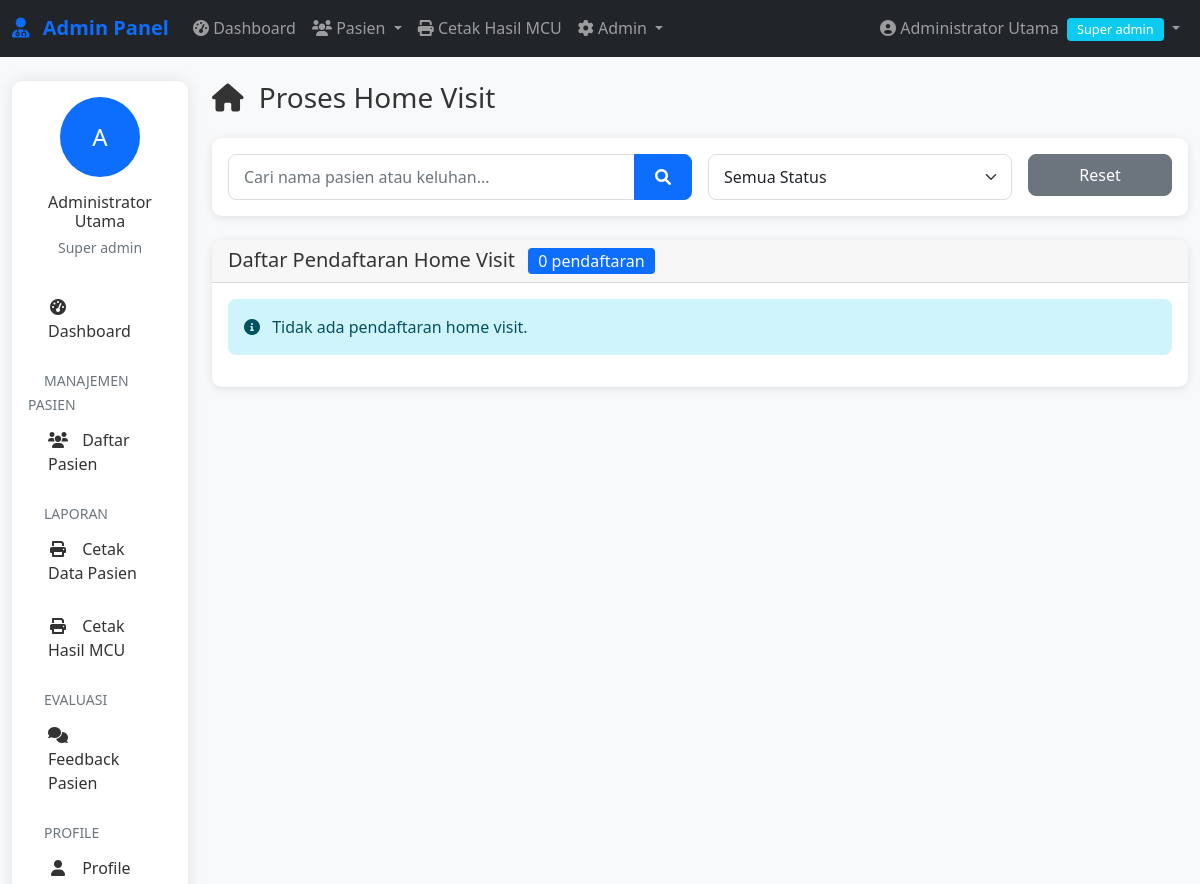
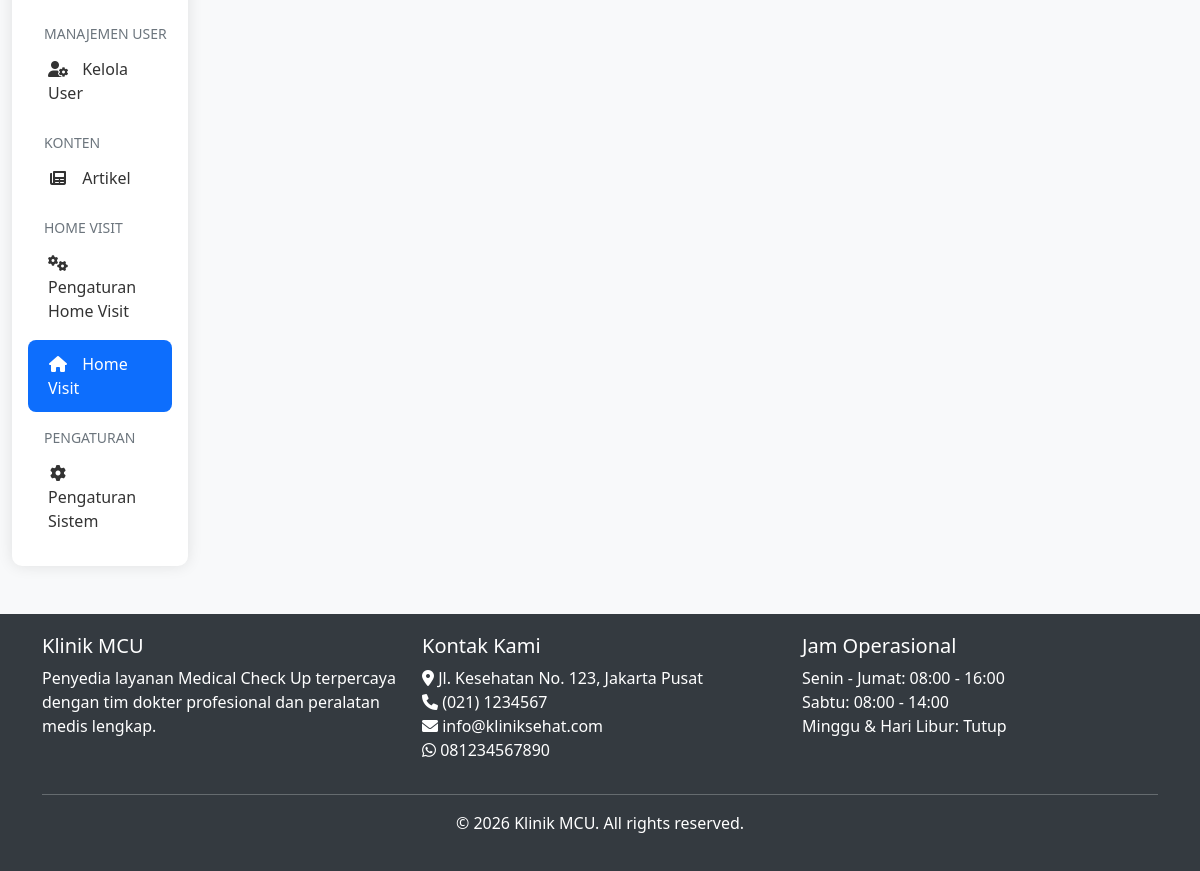
/admin/home-visit/process.php (signed in), run on an earlier commit of the app's database (2 pictures, top to bottom).
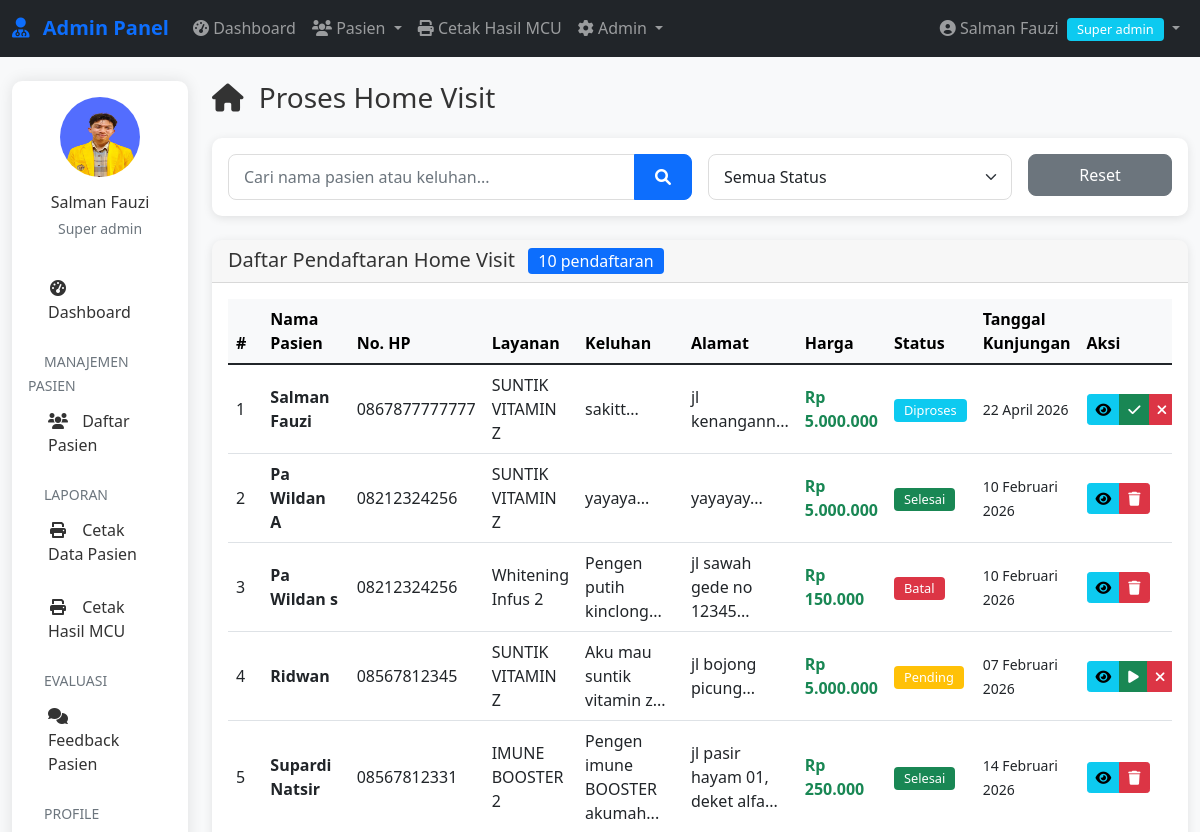
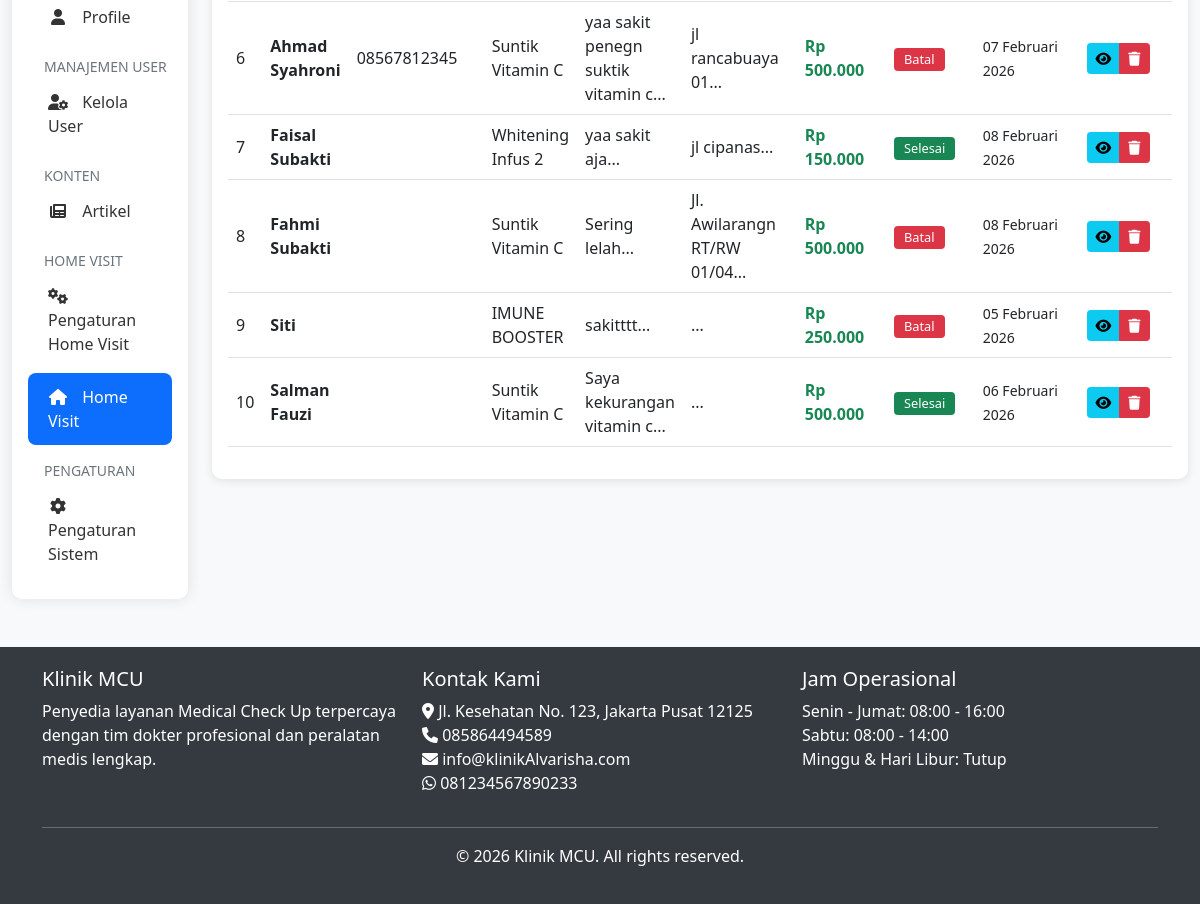
And on a later commit of the database (2 pictures, top to bottom).
### tables this page shows
CREATE TABLE `pengaturan` (
  `id` int(11) NOT NULL,
  `nama_klinik` varchar(100) DEFAULT NULL,
  `alamat` text DEFAULT NULL,
  `telepon` varchar(20) DEFAULT NULL,
  `email` varchar(100) DEFAULT NULL,
  `whatsapp` varchar(20) DEFAULT NULL,
  `logo` varchar(255) DEFAULT NULL,
  `tentang` text DEFAULT NULL,
  `created_at` timestamp NOT NULL DEFAULT current_timestamp(),
  `hero_image` varchar(255) DEFAULT NULL
);

CREATE TABLE `home_visit` (
  `id_visit` int(11) NOT NULL,
  `nama_pasien` varchar(100) NOT NULL,
  `keluhan` text NOT NULL,
  `no_hp` text NOT NULL,
  `alamat_visit` text NOT NULL,
  `id_setting` int(11) NOT NULL,
  `harga` decimal(12,2) NOT NULL,
  `status` enum('pending','diproses','selesai','batal') DEFAULT 'pending',
  `tanggal_kunjungan` date DEFAULT NULL,
  `created_at` timestamp NOT NULL DEFAULT current_timestamp()
);

CREATE TABLE `home_visit_setting` (
  `id_setting` int(11) NOT NULL,
  `judul_layanan` varchar(100) NOT NULL,
  `deskripsi` text DEFAULT NULL,
  `harga` decimal(12,2) NOT NULL,
  `gambar` varchar(255) NOT NULL,
  `status` enum('aktif','nonaktif') DEFAULT 'aktif',
  `created_at` timestamp NOT NULL DEFAULT current_timestamp(),
  `updated_at` timestamp NOT NULL DEFAULT current_timestamp() ON UPDATE current_timestamp()
);

### includes/functions.php (called while the page is built, shortened)
<?php
require_once __DIR__ . '/../config/database.php';
function formatDateIndo($date, $with_time = false)
{
    $months = array(
        1 => 'Januari',
        'Februari',
        'Maret',
        'April',
        'Mei',
        'Juni',
        'Juli',
        'Agustus',
        'September',
        'Oktober',
        'November',
        'Desember'
    );
    $timestamp = strtotime($date);
    $day = date('d', $timestamp);
    $month = $months[date('n', $timestamp)];
    $year = date('Y', $timestamp);
    $formatted = $day . ' ' . $month . ' ' . $year;
    return $formatted;
}
function getSetting($key)
{
    global $conn;
    $query = "SELECT $key FROM pengaturan LIMIT 1";
    $result = mysqli_query($conn, $query);
    $row = mysqli_fetch_assoc($result);
    return $row[$key] ?? '';
}

### admin/home-visit/process.php (the view, shortened to what the changed rows need)
<?php
require_once __DIR__ . '/../../includes/auth.php';
require_once __DIR__ . '/../../includes/functions.php';
$where = "1=1";
$limit = 15;
$page = isset($_GET['page']) ? (int)$_GET['page'] : 1;
$offset = ($page - 1) * $limit;
$total_query = "SELECT COUNT(*) as total FROM home_visit hv WHERE $where";
$total_result = mysqli_query($conn, $total_query);
$total_row = mysqli_fetch_assoc($total_result);
$total_records = $total_row['total'];
$query = "SELECT hv.*, hvs.judul_layanan, hvs.harga as harga_setting
          FROM home_visit hv
          LEFT JOIN home_visit_setting hvs ON hv.id_setting = hvs.id_setting
          WHERE $where
          ORDER BY hv.created_at DESC
          LIMIT $limit OFFSET $offset";
$result = mysqli_query($conn, $query);
?>
<?php include '../../includes/admin-header.php'; ?>
<?php include '../includes/admin-nav.php'; ?>
<div class="container-fluid mt-4">
    <div class="row">
        <div class="col-lg-2">
            <?php include '../includes/admin-sidebar.php'; ?>
        </div>
        <div class="col-lg-10">
            <div class="d-flex justify-content-between align-items-center mb-4">
                <h1 class="h3 mb-0">
                    <i class="fas fa-home me-2"></i> Proses Home Visit
                </h1>
            </div>
            <div class="card">
                <div class="card-header">
                    <h5 class="mb-0">
                        Daftar Pendaftaran Home Visit
                        <span class="badge bg-primary ms-2"><?php echo $total_records; ?> pendaftaran</span>
                    </h5>
                </div>
                <div class="card-body">
                    <?php if (mysqli_num_rows($result) > 0): ?>
                        <div class="table-responsive">
                            <table class="table table-hover">
                                <thead class="table-light">
                                    <tr>
                                        <th width="50">#</th>
                                        <th>Nama Pasien</th>
                                        <th>No. HP</th>
                                        <th>Layanan</th>
                                        <th>Keluhan</th>
                                        <th>Alamat</th>
                                        <th width="120">Harga</th>
                                        <th width="100">Status</th>
                                        <th width="120">Tanggal Kunjungan</th>
                                        <th width="150">Aksi</th>
                                    </tr>
                                </thead>
                                <tbody>
                                    <?php $no = $offset + 1; ?>
                                    <?php while ($registration = mysqli_fetch_assoc($result)): ?>
                                        <tr>
                                            <td><?php echo $no++; ?></td>
                                            <td>
                                                <strong><?php echo htmlspecialchars($registration['nama_pasien']); ?></strong>
                                            </td>
                                            <td><?php echo htmlspecialchars($registration['no_hp']); ?></td>
                                            <td><?php echo htmlspecialchars($registration['judul_layanan']); ?></td>
                                            <td>
                                                <?php echo substr(strip_tags($registration['keluhan']), 0, 50) . '...'; ?>
                                            </td>
                                            <td>
                                                <?php echo substr(strip_tags($registration['alamat_visit']), 0, 50) . '...'; ?>
                                            </td>
                                            <td>
                                                <span class="fw-bold text-success">
                                                    Rp <?php echo number_format($registration['harga'], 0, ',', '.'); ?>
                                                </span>
                                            </td>
                                            <td>
                                                <?php
                                                $status_class = '';
                                                switch ($registration['status']) {
                                                    case 'pending':
                                                        $status_class = 'bg-warning';
                                                        break;
                                                    case 'diproses':
                                                        $status_class = 'bg-info';
                                                        break;
                                                    case 'selesai':
                                                        $status_class = 'bg-success';
                                                        break;
                                                    case 'batal':
                                                        $status_class = 'bg-danger';
                                                        break;
                                                }
                                                ?>
                                                <span class="badge <?php echo $status_class; ?>">
                                                    <?php echo ucfirst($registration['status']); ?>
                                                </span>
                                            </td>
                                            <td>
                                                <small><?php echo $registration['tanggal_kunjungan'] ? formatDateIndo($registration['tanggal_kunjungan']) : '-'; ?></small>
                                            </td>
                                            <td>
                                                <div class="btn-group btn-group-sm">
                                                    <button type="button"
                                                        class="btn btn-info"
                                                        onclick="viewDetails(<?php echo $registration['id_visit']; ?>)"
                                                        title="Lihat Detail">
                                                        <i class="fas fa-eye"></i>
                                                    </button>
                                                    <?php if ($registration['status'] == 'pending'): ?>
                                                        <button type="button"
                                                            class="btn btn-success"
                                                            onclick="updateStatus(<?php echo $registration['id_visit']; ?>, 'diproses')"
                                                            title="Proses">
                                                            <i class="fas fa-play"></i>
                                                        </button>
                                                    <?php elseif ($registration['status'] == 'diproses'): ?>
                                                        <button type="button"
                                                            class="btn btn-success"
                                                            onclick="updateStatus(<?php echo $registration['id_visit']; ?>, 'selesai')"
                                                            title="Selesai">
                                                            <i class="fas fa-check"></i>
                                                        </button>
                                                    <?php endif; ?>
                                                    <?php if (in_array($registration['status'], ['selesai', 'batal'])): ?>
                                                        <button type="button"
                                                            class="btn btn-danger delete-visit"
                                                            data-id="<?php echo $registration['id_visit']; ?>"
                                                            data-nama="<?php echo htmlspecialchars($registration['nama_pasien']); ?>"
                                                            title="Hapus">
                                                            <i class="fas fa-trash"></i>
                                                        </button>
                                                    <?php else: ?>
                                                        <button type="button"
                                                            class="btn btn-danger"
                                                            onclick="updateStatus(<?php echo $registration['id_visit']; ?>, 'batal')"
                                                            title="Batal">
                                                            <i class="fas fa-times"></i>
                                                        </button>
                                                    <?php endif; ?>
                                                </div>
                                            </td>
                                        </tr>
                                    <?php endwhile; ?>
                                </tbody>
                            </table>
                        </div>
                    <?php else: ?>
                        <div class="alert alert-info">
                            <i class="fas fa-info-circle me-2"></i> Tidak ada pendaftaran home visit.
                        </div>
                    <?php endif; ?>
                </div>
            </div>
        </div>
    </div>
</div>
<?php include '../../includes/admin-footer.php'; ?>

### admin/includes/admin-nav.php (shortened to what the changed rows need)
<nav class="navbar navbar-expand-lg navbar-dark bg-dark">
    <div class="container-fluid">
        <div class="collapse navbar-collapse" id="adminNav">
            <ul class="navbar-nav">
                <li class="nav-item dropdown">
                    <a class="nav-link dropdown-toggle" href="#" id="userDropdown" role="button" data-bs-toggle="dropdown">
                        <i class="fas fa-user-circle"></i> <?php echo $_SESSION['nama_lengkap']; ?>
                        <span class="badge bg-info ms-1"><?php echo ucfirst(str_replace('_', ' ', $_SESSION['role'])); ?></span>
                    </a>
                </li>
            </ul>
        </div>
    </div>
</nav>

### admin/includes/admin-sidebar.php (shortened to what the changed rows need)
<div class="sidebar">
    <div class="p-3">
        <div class="text-center mb-4">
            <div class="mb-3">
                <?php if (!empty($_SESSION['foto'])): ?>
                    <img src="<?php echo ASSETS_URL . '/' . $_SESSION['foto']; ?>"
                        class="rounded-circle"
                        alt="<?php echo $_SESSION['nama_lengkap']; ?>"
                        width="80" height="80">
                <?php else: ?>
                    <div class="rounded-circle bg-primary d-flex align-items-center justify-content-center"
                        style="width: 80px; height: 80px; margin: 0 auto;">
                        <span class="text-white fs-4">
                            <?php echo strtoupper(substr($_SESSION['nama_lengkap'], 0, 1)); ?>
                        </span>
                    </div>
                <?php endif; ?>
            </div>
            <h6 class="mb-1"><?php echo $_SESSION['nama_lengkap']; ?></h6>
            <small class="text-muted"><?php echo ucfirst(str_replace('_', ' ', $_SESSION['role'])); ?></small>
        </div>
    </div>
</div>

### includes/admin-footer.php (shortened to what the changed rows need)
</div>
</div>
<footer class="mt-5">
    <div class="container">
        <div class="row">
            <div class="col-md-4">
                <ul class="list-unstyled">
                    <li><i class="fas fa-map-marker-alt"></i> <?php echo getSetting('alamat'); ?></li>
                    <li><i class="fas fa-phone"></i> <?php echo getSetting('telepon'); ?></li>
                    <li><i class="fas fa-envelope"></i> <?php echo getSetting('email'); ?></li>
                    <li><i class="fab fa-whatsapp"></i> <?php echo getSetting('whatsapp'); ?></li>
                </ul>
            </div>
        </div>
    </div>
</footer>
</body>
</html>

What changed in the data, as far as the page shows it:
added home_visit: nama_pasien "Salman Fauzi", no_hp "0867877777777", id_setting.judul_layanan "SUNTIK VITAMIN Z", keluhan "sakitt", alamat_visit "jl kenangann", harga "5.000.000", status "Diproses", tanggal_kunjungan "22 April 2026"
added home_visit: nama_pasien "Pa Wildan A", no_hp "08212324256", id_setting.judul_layanan "SUNTIK VITAMIN Z", keluhan "yayaya", alamat_visit "yayayay", harga "5.000.000", status "Selesai", tanggal_kunjungan "10 Februari 2026"
added home_visit: nama_pasien "Pa Wildan s", no_hp "08212324256", id_setting.judul_layanan "Whitening Infus 2", keluhan "Pengen putih kinclong", alamat_visit "jl sawah gede no 12345", harga "150.000", status "Batal", tanggal_kunjungan "10 Februari 2026"
added home_visit: nama_pasien "Ridwan", no_hp "08567812345", id_setting.judul_layanan "SUNTIK VITAMIN Z", keluhan "Aku mau suntik vitamin z", alamat_visit "jl bojong picung", harga "5.000.000", status "Pending", tanggal_kunjungan "07 Februari 2026"
added home_visit: nama_pasien "Supardi Natsir", no_hp "08567812331", id_setting.judul_layanan "IMUNE BOOSTER 2", keluhan "Pengen imune BOOSTER akumah", alamat_visit "jl pasir hayam 01, deket alfa", harga "250.000", status "Selesai", tanggal_kunjungan "14 Februari 2026"
added home_visit: nama_pasien "Ahmad Syahroni", no_hp "08567812345", id_setting.judul_layanan "Suntik Vitamin C", keluhan "yaa sakit penegn suktik vitamin c", alamat_visit "jl rancabuaya 01", harga "500.000", status "Batal", tanggal_kunjungan "07 Februari 2026"
added home_visit: nama_pasien "Faisal Subakti", id_setting.judul_layanan "Whitening Infus 2", keluhan "yaa sakit aja", alamat_visit "jl cipanas", harga "150.000", status "Selesai", tanggal_kunjungan "08 Februari 2026"
added home_visit: nama_pasien "Fahmi Subakti", id_setting.judul_layanan "Suntik Vitamin C", keluhan "Sering lelah", alamat_visit "Jl. Awilarangn RT/RW 01/04", harga "500.000", status "Batal", tanggal_kunjungan "08 Februari 2026"
added home_visit: nama_pasien "Siti", id_setting.judul_layanan "IMUNE BOOSTER", keluhan "sakitttt", harga "250.000", status "Batal", tanggal_kunjungan "05 Februari 2026"
added home_visit: nama_pasien "Salman Fauzi", id_setting.judul_layanan "Suntik Vitamin C", keluhan "Saya kekurangan vitamin c", harga "500.000", status "Selesai", tanggal_kunjungan "06 Februari 2026"
changed pengaturan: alamat "Jl. Kesehatan No. 123, Jakarta Pusat" → "Jl. Kesehatan No. 123, Jakarta Pusat 12125"; telepon "(021) 1234567" → "085864494589"; email "info@kliniksehat.com" → "info@klinikAlvarisha.com"; whatsapp "081234567890" → "081234567890233"
Also different on the page:
$_SESSION['nama_lengkap']: "Administrator Utama" → "Salman Fauzi"
$total_records: "0" → "10"
substr($_SESSION['nama_lengkap'], 0, 1): "A" → (not shown)
text no longer shown: "Tidak ada pendaftaran home visit."
text now shown: "# Nama Pasien No. HP Layanan Keluhan Alamat Harga Status Tanggal Kunjungan Aksi"
